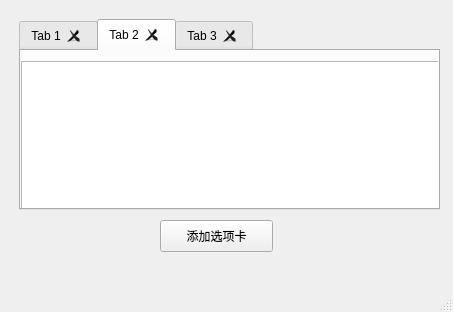
<?xml version="1.0" encoding="UTF-8"?>
<ui version="4.0">
 <class>MainWindow</class>
 <widget class="QMainWindow" name="MainWindow">
  <property name="geometry">
   <rect>
    <x>0</x>
    <y>0</y>
    <width>453</width>
    <height>312</height>
   </rect>
  </property>
  <property name="windowTitle">
   <string>MainWindow</string>
  </property>
  <widget class="QWidget" name="centralwidget">
   <widget class="QTabWidget" name="tabWidget">
    <property name="geometry">
     <rect>
      <x>19</x>
      <y>19</y>
      <width>421</width>
      <height>191</height>
     </rect>
    </property>
    <property name="tabPosition">
     <enum>QTabWidget::North</enum>
    </property>
    <property name="currentIndex">
     <number>1</number>
    </property>
    <property name="tabsClosable">
     <bool>true</bool>
    </property>
    <widget class="QWidget" name="tab">
     <attribute name="title">
      <string>Tab 1</string>
     </attribute>
     <widget class="QComboBox" name="comboBox">
      <property name="geometry">
       <rect>
        <x>90</x>
        <y>20</y>
        <width>211</width>
        <height>32</height>
       </rect>
      </property>
     </widget>
     <widget class="QLabel" name="label">
      <property name="geometry">
       <rect>
        <x>90</x>
        <y>90</y>
        <width>91</width>
        <height>16</height>
       </rect>
      </property>
      <property name="text">
       <string>您选择的是：</string>
      </property>
     </widget>
     <widget class="QLabel" name="label_2">
      <property name="geometry">
       <rect>
        <x>190</x>
        <y>90</y>
        <width>131</width>
        <height>20</height>
       </rect>
      </property>
      <property name="text">
       <string>TextLabel</string>
      </property>
     </widget>
    </widget>
    <widget class="QWidget" name="tab_2">
     <attribute name="title">
      <string>Tab 2</string>
     </attribute>
     <widget class="QListWidget" name="listWidget">
      <property name="geometry">
       <rect>
        <x>0</x>
        <y>10</y>
        <width>421</width>
        <height>151</height>
       </rect>
      </property>
      <property name="selectionMode">
       <enum>QAbstractItemView::MultiSelection</enum>
      </property>
      <property name="selectionBehavior">
       <enum>QAbstractItemView::SelectRows</enum>
      </property>
      <property name="wordWrap">
       <bool>true</bool>
      </property>
     </widget>
    </widget>
    <widget class="QWidget" name="tab_3">
     <attribute name="title">
      <string>Tab 3</string>
     </attribute>
    </widget>
   </widget>
   <widget class="QPushButton" name="pushButton">
    <property name="geometry">
     <rect>
      <x>160</x>
      <y>220</y>
      <width>113</width>
      <height>32</height>
     </rect>
    </property>
    <property name="text">
     <string>添加选项卡</string>
    </property>
   </widget>
  </widget>
  <widget class="QMenuBar" name="menubar">
   <property name="geometry">
    <rect>
     <x>0</x>
     <y>0</y>
     <width>453</width>
     <height>24</height>
    </rect>
   </property>
  </widget>
  <widget class="QStatusBar" name="statusbar"/>
 </widget>
 <resources/>
 <connections/>
</ui>
